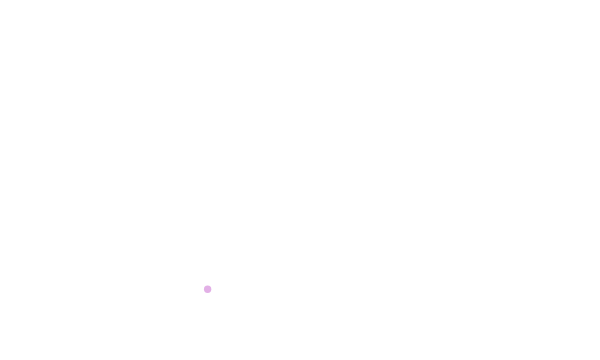
Frame 1 (no input)
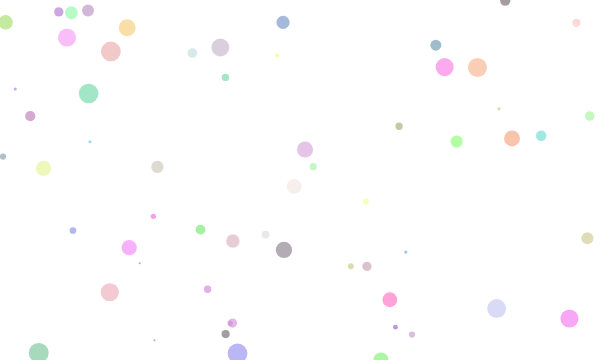
Frame 60 (no input)
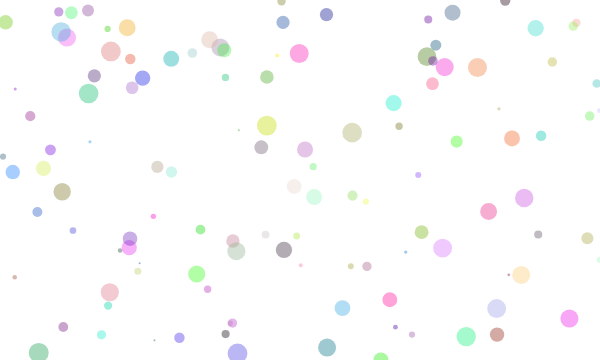
Frame 120 (the mouse pressed at the canvas centre since frame 60)

The p5.js sketch that drew these frames (run headless with seeded random() and noise() and a simulated clock; from frame 60 on, the mouse is pressed at the canvas centre):

// p5.js sketch
// ── sketch.js

// You can declare more than one variable in a line
var x, y;
var r, g, b;
var d;

function setup() {
  createCanvas(600, 360);
  background(255);
}

function draw() {

  // Set all values randomly
  r = random(255);
  g = random(255);
  b = random(255);

  x = random(width);
  y = random(height);

  d = random(2, 20);
  // Draw one circle per frame
  noStroke();
  fill(r, g, b, 100);
  ellipse(x, y, d, d);
}
